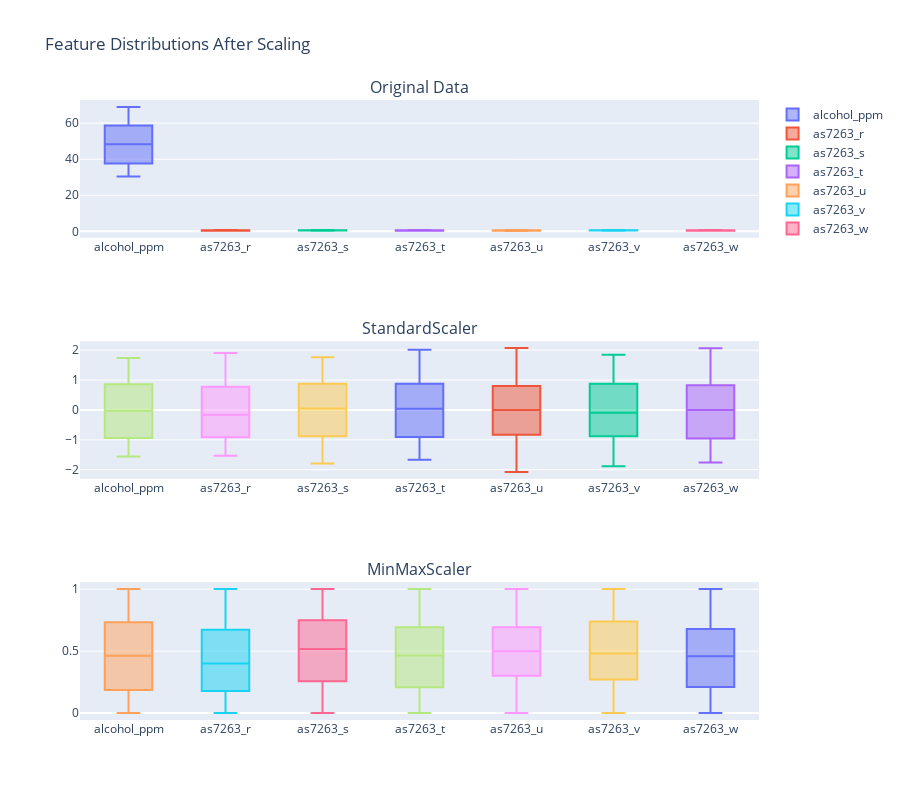

Notebook code for this chart:
### Markdown cell above
## Data Preprocessing Functions

Implementing preprocessing pipeline for the new hardware configuration:
1. Weighted averaging for 10 readings
2. Feature engineering
3. Scaling methods
4. Duplicate detection and removal

### Code cell
# Data preprocessing functions
def weighted_average_readings(readings_list, num_samples=10):
    """
    Calculate weighted average of sensor readings with increasing weights.
    Last reading has highest weight (1.0).
    """
    if len(readings_list) < num_samples:
        raise ValueError(f"Need at least {num_samples} readings. Got {len(readings_list)}")
    
    # Use last num_samples readings
    readings = readings_list[-num_samples:]
    
    # Generate weights with increasing values
    weights = np.linspace(0.1, 1.0, num_samples)
    weights = weights / np.sum(weights)  # Normalize weights
    
    # Initialize result dictionary
    result = {}
    
    # Calculate weighted average for each sensor
    for column in SENSOR_COLUMNS:
        values = [reading[column] for reading in readings]
        result[column] = np.average(values, weights=weights)
    
    return result

def calculate_ratios(X):
    """Calculate ratios between sensor channels."""
    ratios = pd.DataFrame(index=X.index)
    
    # Calculate ratios between NIR channels
    nir_channels = ['as7263_r', 'as7263_s', 'as7263_t', 
                   'as7263_u', 'as7263_v', 'as7263_w']
    
    for i in range(len(nir_channels)):
        for j in range(i+1, len(nir_channels)):
            col1 = nir_channels[i]
            col2 = nir_channels[j]
            ratio_name = f'ratio_{col1[-1]}_{col2[-1]}'
            ratios[ratio_name] = X[col1] / X[col2]
    
    # Calculate alcohol/NIR ratios
    for channel in nir_channels:
        ratio_name = f'ratio_alcohol_{channel[-1]}'
        ratios[ratio_name] = X['alcohol_ppm'] / X[channel]
    
    return ratios

def calculate_derivatives(X):
    """Calculate first-order differences between adjacent wavelengths."""
    derivatives = pd.DataFrame(index=X.index)
    
    channels = ['as7263_r', 'as7263_s', 'as7263_t', 
               'as7263_u', 'as7263_v', 'as7263_w']
    
    for i in range(len(channels)-1):
        col1 = channels[i]
        col2 = channels[i+1]
        deriv_name = f'deriv_{col1[-1]}_{col2[-1]}'
        derivatives[deriv_name] = X[col2] - X[col1]
    
    # Add alcohol rate of change
    derivatives['alcohol_rate'] = np.gradient(X['alcohol_ppm'])
    
    return derivatives

def remove_duplicates(X, threshold=1e-6):
    """Remove duplicate readings within a threshold."""
    # Calculate pairwise differences
    diff_matrix = np.abs(X.values[:, np.newaxis] - X.values) < threshold
    diff_matrix = diff_matrix.all(axis=2)
    np.fill_diagonal(diff_matrix, False)
    
    # Find unique indices
    unique_idx = ~diff_matrix.any(axis=1)
    
    return X[unique_idx]

def compare_scalers(X, scaler1=StandardScaler(), scaler2=MinMaxScaler()):
    """Compare different scaling methods."""
    X_standard = pd.DataFrame(
        scaler1.fit_transform(X),
        columns=X.columns,
        index=X.index
    )
    
    X_minmax = pd.DataFrame(
        scaler2.fit_transform(X),
        columns=X.columns,
        index=X.index
    )
    
    # Calculate correlation preservation
    corr_orig = X.corr()
    corr_standard = X_standard.corr()
    corr_minmax = X_minmax.corr()
    
    corr_diff_standard = np.abs(corr_orig - corr_standard).mean().mean()
    corr_diff_minmax = np.abs(corr_orig - corr_minmax).mean().mean()
    
    print("Correlation differences:")
    print(f"StandardScaler: {corr_diff_standard:.4f}")
    print(f"MinMaxScaler: {corr_diff_minmax:.4f}")
    
    return X_standard, X_minmax

# Test preprocessing functions with sample data
def generate_sample_data(n_samples=100, n_readings=10):
    """Generate sample data for testing."""
    samples = []
    for _ in range(n_samples):
        readings = []
        base_values = {
            'alcohol_ppm': np.random.uniform(30, 70),
            'as7263_r': np.random.uniform(0.3, 0.7),
            'as7263_s': np.random.uniform(0.3, 0.7),
            'as7263_t': np.random.uniform(0.3, 0.7),
            'as7263_u': np.random.uniform(0.3, 0.7),
            'as7263_v': np.random.uniform(0.3, 0.7),
            'as7263_w': np.random.uniform(0.3, 0.7)
        }
        
        for _ in range(n_readings):
            reading = {
                key: value + np.random.normal(0, 0.05) 
                for key, value in base_values.items()
            }
            readings.append(reading)
        
        # Get weighted average
        avg_reading = weighted_average_readings(readings)
        samples.append(avg_reading)
    
    return pd.DataFrame(samples)

# Generate and process sample data
print("Generating sample data...")
X_raw = generate_sample_data()
print("\nShape of raw data:", X_raw.shape)

# Calculate derived features
X_ratios = calculate_ratios(X_raw)
X_derivatives = calculate_derivatives(X_raw)

print("\nNumber of features:")
print(f"Original features: {X_raw.shape[1]}")
print(f"Ratio features: {X_ratios.shape[1]}")
print(f"Derivative features: {X_derivatives.shape[1]}")

# Compare scalers
print("\nComparing scalers on original features:")
X_standard, X_minmax = compare_scalers(X_raw)

# Visualize preprocessing effects
fig = make_subplots(
    rows=3, cols=1,
    subplot_titles=('Original Data', 'StandardScaler', 'MinMaxScaler')
)

for i, data in enumerate([X_raw, X_standard, X_minmax], 1):
    for col in data.columns:
        fig.add_trace(
            go.Box(y=data[col], name=col, showlegend=i==1),
            row=i, col=1
        )

fig.update_layout(height=800, title_text="Feature Distributions After Scaling")
fig.show()
